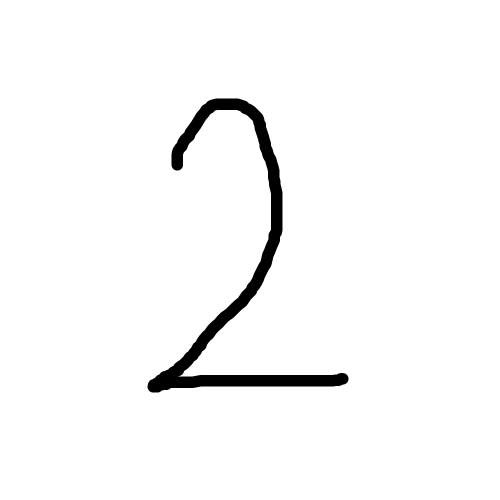
#> input picture image.png, 1000 x 1000 px (shown at 1/2 size)
$ python -i digit_recognition_function.py   (imports and definitions only)
#> lines starting #> are read from the running program, lines starting #| are printed output that depends on the picture; after the words box and inside, x2 and y2 are one past the last pixel; in counts of white or black regions, pixels touching at a corner belong together
import cv2
import numpy as np
import joblib
from PIL import Image

# [1 line not run here, left out]


def detect_and_invert(image):
    _, binary = cv2.threshold(image, 200, 255, cv2.THRESH_BINARY)
    white_pixel_count = cv2.countNonZero(binary)
    threshold_value = 0.1 * binary.size
    if white_pixel_count > threshold_value:
        inverted_image = np.invert(np.array([image]))
        return inverted_image
    else:
        return np.array([image])


def digit_recognizer_function(img_path):
#> called with img_path = 'image.png'
    img = Image.open(img_path)
#> img is the input picture: PIL image 1000x1000 RGBA; mean R, G, B, A 247.5, 247.5, 247.5, 255
    img = img.resize((28, 28))
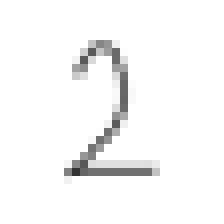
#> img: PIL image 28x28 RGBA (shown 8 times larger); mean R, G, B, A 247.1, 247.1, 247.1, 255
    img = img.convert("L")
#> img: PIL image 28x28 L
    img = np.array(img)
    img = detect_and_invert(img)
#> in detect_and_invert, `_, binary = cv2.threshold(image, 200, 255, cv2.THRESH_BINARY)`:
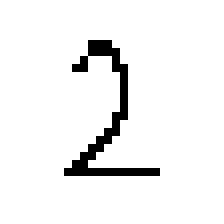
#> binary: shape (28, 28) (shown 8 times larger); 94.5% white; black in thin lines or dots, all inside (x1, y1, x2, y2) = (8, 5, 20, 22)
#> in detect_and_invert, `white_pixel_count = cv2.countNonZero(binary)`: white_pixel_count = 741
#> (the run stopped early here; a loop or call above may not have finished)
